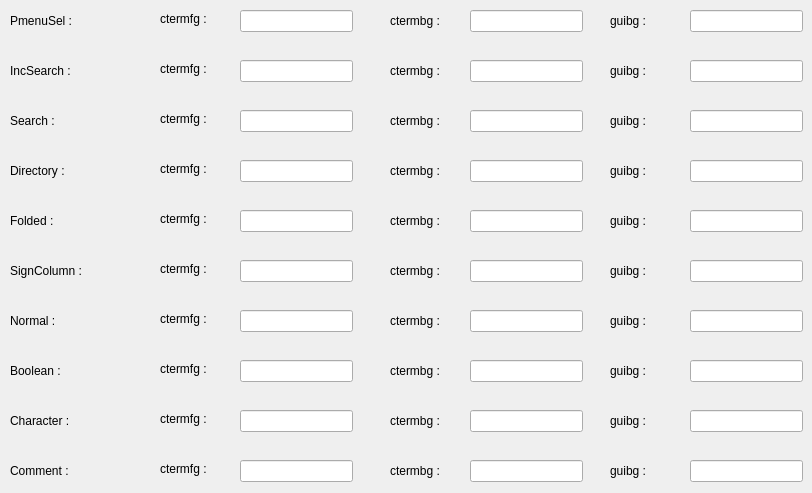
      <widget class="QWidget" name="tab_2">
       <attribute name="title">
        <string>Options Tab 2</string>
       </attribute>
       <widget class="QLabel" name="label_89">
        <property name="geometry">
         <rect>
          <x>10</x>
          <y>10</y>
          <width>81</width>
          <height>21</height>
         </rect>
        </property>
        <property name="text">
         <string>PmenuSel :</string>
        </property>
       </widget>
       <widget class="QLineEdit" name="lineEdit_67">
        <property name="geometry">
         <rect>
          <x>690</x>
          <y>10</y>
          <width>113</width>
          <height>22</height>
         </rect>
        </property>
       </widget>
       <widget class="QLabel" name="label_90">
        <property name="geometry">
         <rect>
          <x>610</x>
          <y>10</y>
          <width>59</width>
          <height>21</height>
         </rect>
        </property>
        <property name="text">
         <string>guibg :</string>
        </property>
       </widget>
       <widget class="QLabel" name="label_91">
        <property name="geometry">
         <rect>
          <x>160</x>
          <y>3</y>
          <width>71</width>
          <height>31</height>
         </rect>
        </property>
        <property name="text">
         <string>ctermfg :</string>
        </property>
       </widget>
       <widget class="QLineEdit" name="lineEdit_68">
        <property name="geometry">
         <rect>
          <x>240</x>
          <y>10</y>
          <width>113</width>
          <height>22</height>
         </rect>
        </property>
        <property name="styleSheet">
         <string notr="true"/>
        </property>
       </widget>
       <widget class="QLabel" name="label_92">
        <property name="geometry">
         <rect>
          <x>390</x>
          <y>10</y>
          <width>71</width>
          <height>21</height>
         </rect>
        </property>
        <property name="text">
         <string>ctermbg :</string>
        </property>
       </widget>
       <widget class="QLineEdit" name="lineEdit_69">
        <property name="geometry">
         <rect>
          <x>470</x>
          <y>10</y>
          <width>113</width>
          <height>22</height>
         </rect>
        </property>
       </widget>
       <widget class="QLabel" name="label_93">
        <property name="geometry">
         <rect>
          <x>390</x>
          <y>60</y>
          <width>71</width>
          <height>21</height>
         </rect>
        </property>
        <property name="text">
         <string>ctermbg :</string>
        </property>
       </widget>
       <widget class="QLabel" name="label_94">
        <property name="geometry">
         <rect>
          <x>160</x>
          <y>53</y>
          <width>71</width>
          <height>31</height>
         </rect>
        </property>
        <property name="text">
         <string>ctermfg :</string>
        </property>
       </widget>
       <widget class="QLabel" name="label_95">
        <property name="geometry">
         <rect>
          <x>610</x>
          <y>60</y>
          <width>59</width>
          <height>21</height>
         </rect>
        </property>
        <property name="text">
         <string>guibg :</string>
        </property>
       </widget>
       <widget class="QLabel" name="label_96">
        <property name="geometry">
         <rect>
          <x>10</x>
          <y>60</y>
          <width>81</width>
          <height>21</height>
         </rect>
        </property>
        <property name="text">
         <string>IncSearch :</string>
        </property>
       </widget>
       <widget class="QLineEdit" name="lineEdit_70">
        <property name="geometry">
         <rect>
          <x>240</x>
          <y>60</y>
          <width>113</width>
          <height>22</height>
         </rect>
        </property>
        <property name="styleSheet">
         <string notr="true"/>
        </property>
       </widget>
       <widget class="QLineEdit" name="lineEdit_71">
        <property name="geometry">
         <rect>
          <x>470</x>
          <y>60</y>
          <width>113</width>
          <height>22</height>
         </rect>
        </property>
       </widget>
       <widget class="QLineEdit" name="lineEdit_72">
        <property name="geometry">
         <rect>
          <x>690</x>
          <y>60</y>
          <width>113</width>
          <height>22</height>
         </rect>
        </property>
       </widget>
       <widget class="QLineEdit" name="lineEdit_73">
        <property name="geometry">
         <rect>
          <x>470</x>
          <y>110</y>
          <width>113</width>
          <height>22</height>
         </rect>
        </property>
       </widget>
       <widget class="QLineEdit" name="lineEdit_74">
        <property name="geometry">
         <rect>
          <x>690</x>
          <y>110</y>
          <width>113</width>
          <height>22</height>
         </rect>
        </property>
       </widget>
       <widget class="QLabel" name="label_97">
        <property name="geometry">
         <rect>
          <x>160</x>
          <y>103</y>
          <width>71</width>
          <height>31</height>
         </rect>
        </property>
        <property name="text">
         <string>ctermfg :</string>
        </property>
       </widget>
       <widget class="QLabel" name="label_98">
        <property name="geometry">
         <rect>
          <x>390</x>
          <y>110</y>
          <width>71</width>
          <height>21</height>
         </rect>
        </property>
        <property name="text">
         <string>ctermbg :</string>
        </property>
       </widget>
       <widget class="QLabel" name="label_99">
        <property name="geometry">
         <rect>
          <x>610</x>
          <y>110</y>
          <width>59</width>
          <height>21</height>
         </rect>
        </property>
        <property name="text">
         <string>guibg :</string>
        </property>
       </widget>
       <widget class="QLineEdit" name="lineEdit_75">
        <property name="geometry">
         <rect>
          <x>240</x>
          <y>110</y>
          <width>113</width>
          <height>22</height>
         </rect>
        </property>
        <property name="styleSheet">
         <string notr="true"/>
        </property>
       </widget>
       <widget class="QLabel" name="label_100">
        <property name="geometry">
         <rect>
          <x>10</x>
          <y>110</y>
          <width>81</width>
          <height>21</height>
         </rect>
        </property>
        <property name="text">
         <string>Search :</string>
        </property>
       </widget>
       <widget class="QLabel" name="label_101">
        <property name="geometry">
         <rect>
          <x>610</x>
          <y>160</y>
          <width>59</width>
          <height>21</height>
         </rect>
        </property>
        <property name="text">
         <string>guibg :</string>
        </property>
       </widget>
       <widget class="QLabel" name="label_102">
        <property name="geometry">
         <rect>
          <x>390</x>
          <y>160</y>
          <width>71</width>
          <height>21</height>
         </rect>
        </property>
        <property name="text">
         <string>ctermbg :</string>
        </property>
       </widget>
       <widget class="QLineEdit" name="lineEdit_76">
        <property name="geometry">
         <rect>
          <x>690</x>
          <y>160</y>
          <width>113</width>
          <height>22</height>
         </rect>
        </property>
       </widget>
       <widget class="QLineEdit" name="lineEdit_77">
        <property name="geometry">
         <rect>
          <x>240</x>
          <y>160</y>
          <width>113</width>
          <height>22</height>
         </rect>
        </property>
        <property name="styleSheet">
         <string notr="true"/>
        </property>
       </widget>
       <widget class="QLabel" name="label_103">
        <property name="geometry">
         <rect>
          <x>10</x>
          <y>160</y>
          <width>81</width>
          <height>21</height>
         </rect>
        </property>
        <property name="text">
         <string>Directory :</string>
        </property>
       </widget>
       <widget class="QLabel" name="label_104">
        <property name="geometry">
         <rect>
          <x>160</x>
          <y>153</y>
          <width>71</width>
          <height>31</height>
         </rect>
        </property>
        <property name="text">
         <string>ctermfg :</string>
        </property>
       </widget>
       <widget class="QLineEdit" name="lineEdit_78">
        <property name="geometry">
         <rect>
          <x>470</x>
          <y>160</y>
          <width>113</width>
          <height>22</height>
         </rect>
        </property>
       </widget>
       <widget class="QLabel" name="label_105">
        <property name="geometry">
         <rect>
          <x>610</x>
          <y>210</y>
          <width>59</width>
          <height>21</height>
         </rect>
        </property>
        <property name="text">
         <string>guibg :</string>
        </property>
       </widget>
       <widget class="QLabel" name="label_106">
        <property name="geometry">
         <rect>
          <x>390</x>
          <y>210</y>
          <width>71</width>
          <height>21</height>
         </rect>
        </property>
        <property name="text">
         <string>ctermbg :</string>
        </property>
       </widget>
       <widget class="QLineEdit" name="lineEdit_79">
        <property name="geometry">
         <rect>
          <x>240</x>
          <y>210</y>
          <width>113</width>
          <height>22</height>
         </rect>
        </property>
        <property name="styleSheet">
         <string notr="true"/>
        </property>
       </widget>
       <widget class="QLineEdit" name="lineEdit_80">
        <property name="geometry">
         <rect>
          <x>470</x>
          <y>210</y>
          <width>113</width>
          <height>22</height>
         </rect>
        </property>
       </widget>
       <widget class="QLabel" name="label_107">
        <property name="geometry">
         <rect>
          <x>10</x>
          <y>210</y>
          <width>81</width>
          <height>21</height>
         </rect>
        </property>
        <property name="text">
         <string>Folded :</string>
        </property>
       </widget>
       <widget class="QLabel" name="label_108">
        <property name="geometry">
         <rect>
          <x>160</x>
          <y>203</y>
          <width>71</width>
          <height>31</height>
         </rect>
        </property>
        <property name="text">
         <string>ctermfg :</string>
        </property>
       </widget>
       <widget class="QLineEdit" name="lineEdit_81">
        <property name="geometry">
         <rect>
          <x>690</x>
          <y>210</y>
          <width>113</width>
          <height>22</height>
         </rect>
        </property>
       </widget>
       <widget class="QLabel" name="label_109">
        <property name="geometry">
         <rect>
          <x>10</x>
          <y>260</y>
          <width>91</width>
          <height>21</height>
         </rect>
        </property>
        <property name="text">
         <string>SignColumn :</string>
        </property>
       </widget>
       <widget class="QLabel" name="label_110">
        <property name="geometry">
         <rect>
          <x>610</x>
          <y>260</y>
          <width>59</width>
          <height>21</height>
         </rect>
        </property>
        <property name="text">
         <string>guibg :</string>
        </property>
       </widget>
       <widget class="QLineEdit" name="lineEdit_82">
        <property name="geometry">
         <rect>
          <x>470</x>
          <y>260</y>
          <width>113</width>
          <height>22</height>
         </rect>
        </property>
       </widget>
       <widget class="QLabel" name="label_111">
        <property name="geometry">
         <rect>
          <x>160</x>
          <y>253</y>
          <width>71</width>
          <height>31</height>
         </rect>
        </property>
        <property name="text">
         <string>ctermfg :</string>
        </property>
       </widget>
       <widget class="QLineEdit" name="lineEdit_83">
        <property name="geometry">
         <rect>
          <x>240</x>
          <y>260</y>
          <width>113</width>
          <height>22</height>
         </rect>
        </property>
        <property name="styleSheet">
         <string notr="true"/>
        </property>
       </widget>
       <widget class="QLabel" name="label_112">
        <property name="geometry">
         <rect>
          <x>390</x>
          <y>260</y>
          <width>71</width>
          <height>21</height>
         </rect>
        </property>
        <property name="text">
         <string>ctermbg :</string>
        </property>
       </widget>
       <widget class="QLineEdit" name="lineEdit_84">
        <property name="geometry">
         <rect>
          <x>690</x>
          <y>260</y>
          <width>113</width>
          <height>22</height>
         </rect>
        </property>
       </widget>
       <widget class="QLabel" name="label_113">
        <property name="geometry">
         <rect>
          <x>10</x>
          <y>310</y>
          <width>91</width>
          <height>21</height>
         </rect>
        </property>
        <property name="text">
         <string>Normal :</string>
        </property>
       </widget>
       <widget class="QLabel" name="label_114">
        <property name="geometry">
         <rect>
          <x>610</x>
          <y>310</y>
          <width>59</width>
          <height>21</height>
         </rect>
        </property>
        <property name="text">
         <string>guibg :</string>
        </property>
       </widget>
       <widget class="QLineEdit" name="lineEdit_85">
        <property name="geometry">
         <rect>
          <x>240</x>
          <y>310</y>
          <width>113</width>
          <height>22</height>
         </rect>
        </property>
        <property name="styleSheet">
         <string notr="true"/>
        </property>
       </widget>
       <widget class="QLineEdit" name="lineEdit_86">
        <property name="geometry">
         <rect>
          <x>470</x>
          <y>310</y>
          <width>113</width>
          <height>22</height>
         </rect>
        </property>
       </widget>
       <widget class="QLabel" name="label_115">
        <property name="geometry">
         <rect>
          <x>160</x>
          <y>303</y>
          <width>71</width>
          <height>31</height>
         </rect>
        </property>
        <property name="text">
         <string>ctermfg :</string>
        </property>
       </widget>
       <widget class="QLineEdit" name="lineEdit_87">
        <property name="geometry">
         <rect>
          <x>690</x>
          <y>310</y>
          <width>113</width>
          <height>22</height>
         </rect>
        </property>
       </widget>
       <widget class="QLabel" name="label_116">
        <property name="geometry">
         <rect>
          <x>390</x>
          <y>310</y>
          <width>71</width>
          <height>21</height>
         </rect>
        </property>
        <property name="text">
         <string>ctermbg :</string>
        </property>
       </widget>
       <widget class="QLabel" name="label_117">
        <property name="geometry">
         <rect>
          <x>10</x>
          <y>360</y>
          <width>91</width>
          <height>21</height>
         </rect>
        </property>
        <property name="text">
         <string>Boolean :</string>
        </property>
       </widget>
       <widget class="QLineEdit" name="lineEdit_88">
        <property name="geometry">
         <rect>
          <x>470</x>
          <y>360</y>
          <width>113</width>
          <height>22</height>
         </rect>
        </property>
       </widget>
       <widget class="QLineEdit" name="lineEdit_89">
        <property name="geometry">
         <rect>
          <x>240</x>
          <y>360</y>
          <width>113</width>
          <height>22</height>
         </rect>
        </property>
        <property name="styleSheet">
         <string notr="true"/>
        </property>
       </widget>
       <widget class="QLabel" name="label_118">
        <property name="geometry">
         <rect>
          <x>160</x>
          <y>353</y>
          <width>71</width>
          <height>31</height>
         </rect>
        </property>
        <property name="text">
         <string>ctermfg :</string>
        </property>
       </widget>
       <widget class="QLabel" name="label_119">
        <property name="geometry">
         <rect>
          <x>390</x>
          <y>360</y>
          <width>71</width>
          <height>21</height>
         </rect>
        </property>
        <property name="text">
         <string>ctermbg :</string>
        </property>
       </widget>
       <widget class="QLineEdit" name="lineEdit_90">
        <property name="geometry">
         <rect>
          <x>690</x>
          <y>360</y>
          <width>113</width>
          <height>22</height>
         </rect>
        </property>
       </widget>
       <widget class="QLabel" name="label_120">
        <property name="geometry">
         <rect>
          <x>610</x>
          <y>360</y>
          <width>59</width>
          <height>21</height>
         </rect>
        </property>
        <property name="text">
         <string>guibg :</string>
        </property>
       </widget>
       <widget class="QLabel" name="label_121">
        <property name="geometry">
         <rect>
          <x>10</x>
          <y>410</y>
          <width>91</width>
          <height>21</height>
         </rect>
        </property>
        <property name="text">
         <string>Character :</string>
        </property>
       </widget>
       <widget class="QLabel" name="label_122">
        <property name="geometry">
         <rect>
          <x>160</x>
          <y>403</y>
          <width>71</width>
          <height>31</height>
         </rect>
        </property>
        <property name="text">
         <string>ctermfg :</string>
        </property>
       </widget>
       <widget class="QLineEdit" name="lineEdit_91">
        <property name="geometry">
         <rect>
          <x>240</x>
          <y>410</y>
          <width>113</width>
          <height>22</height>
         </rect>
        </property>
        <property name="styleSheet">
         <string notr="true"/>
        </property>
       </widget>
       <widget class="QLabel" name="label_123">
        <property name="geometry">
         <rect>
          <x>390</x>
          <y>410</y>
          <width>71</width>
          <height>21</height>
         </rect>
        </property>
        <property name="text">
         <string>ctermbg :</string>
        </property>
       </widget>
       <widget class="QLabel" name="label_124">
        <property name="geometry">
         <rect>
          <x>610</x>
          <y>410</y>
          <width>59</width>
          <height>21</height>
         </rect>
        </property>
        <property name="text">
         <string>guibg :</string>
        </property>
       </widget>
       <widget class="QLineEdit" name="lineEdit_92">
        <property name="geometry">
         <rect>
          <x>470</x>
          <y>410</y>
          <width>113</width>
          <height>22</height>
         </rect>
        </property>
       </widget>
       <widget class="QLineEdit" name="lineEdit_93">
        <property name="geometry">
         <rect>
          <x>690</x>
          <y>410</y>
          <width>113</width>
          <height>22</height>
         </rect>
        </property>
       </widget>
       <widget class="QLabel" name="label_125">
        <property name="geometry">
         <rect>
          <x>610</x>
          <y>460</y>
          <width>59</width>
          <height>21</height>
         </rect>
        </property>
        <property name="text">
         <string>guibg :</string>
        </property>
       </widget>
       <widget class="QLineEdit" name="lineEdit_94">
        <property name="geometry">
         <rect>
          <x>470</x>
          <y>460</y>
          <width>113</width>
          <height>22</height>
         </rect>
        </property>
       </widget>
       <widget class="QLineEdit" name="lineEdit_95">
        <property name="geometry">
         <rect>
          <x>690</x>
          <y>460</y>
          <width>113</width>
          <height>22</height>
         </rect>
        </property>
       </widget>
       <widget class="QLabel" name="label_126">
        <property name="geometry">
         <rect>
          <x>390</x>
          <y>460</y>
          <width>71</width>
          <height>21</height>
         </rect>
        </property>
        <property name="text">
         <string>ctermbg :</string>
        </property>
       </widget>
       <widget class="QLabel" name="label_127">
        <property name="geometry">
         <rect>
          <x>10</x>
          <y>460</y>
          <width>91</width>
          <height>21</height>
         </rect>
        </property>
        <property name="text">
         <string>Comment :</string>
        </property>
       </widget>
       <widget class="QLabel" name="label_128">
        <property name="geometry">
         <rect>
          <x>160</x>
          <y>453</y>
          <width>71</width>
          <height>31</height>
         </rect>
        </property>
        <property name="text">
         <string>ctermfg :</string>
        </property>
       </widget>
       <widget class="QLineEdit" name="lineEdit_96">
        <property name="geometry">
         <rect>
          <x>240</x>
          <y>460</y>
          <width>113</width>
          <height>22</height>
         </rect>
        </property>
        <property name="styleSheet">
         <string notr="true"/>
        </property>
       </widget>
      </widget>
